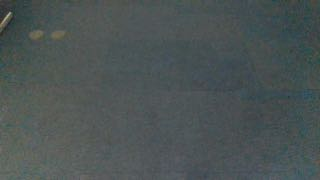
#> input picture calib_luz/2026-08-21/150235_001.jpg, 320 x 180 px; its folder holds 4 pictures in this run; the run also reads 2 pictures not shown here
$ python contrato_visual_estatico.py
#> lines starting #> are read from the running program, lines starting #| are printed output that depends on the picture
import os
"""v3: la pregunta correcta. No es "que estadistico varia entre tandas" (eso lo hace
cualquiera que siga el contenido de la escena), sino "que estadistico SEPARA el estado
iluminado del oscuro sin solaparse", que es lo unico que un umbral puede usar.

Las 8 tandas se parten en dos grupos por la bimodalidad de la media (80-88 frente a
115-118, hueco de 27). Ese es el mejor sustituto disponible del estado declarado, porque
el barrido L1-L5 no quedo etiquetado. Se declara como tal.
"""
import glob, os, statistics
import numpy as np
from PIL import Image

DIR = os.path.join(os.path.dirname(os.path.dirname(os.path.abspath(__file__))), "calib_luz", "2026-08-21")
def seg(n):
    t = os.path.basename(n).split("_")[0]
    return int(t[:2])*3600 + int(t[2:4])*60 + int(t[4:6])
def stats(path):
    a = np.asarray(Image.open(path).convert("L"), dtype=np.float64)
    m = a.mean(); p1, p99 = np.percentile(a, 1), np.percentile(a, 99)
    lap = 4*a[1:-1,1:-1] - a[:-2,1:-1] - a[2:,1:-1] - a[1:-1,:-2] - a[1:-1,2:]
    return {"media": m, "rms_norm": a.std()/max(1.,m), "michelson": (p99-p1)/max(1.,p99+p1),
            "grano": float(np.abs(lap).mean()), "sombra_p1": float(p1), "brillo_p99": float(p99)}
def bloques(fs, hueco=45):
#> called with hueco = 45
    fs = sorted(fs, key=seg)
    out, cur = [], [fs[0]]
    for f in fs[1:]:
        if seg(f) - seg(cur[-1]) <= hueco:
            cur.append(f)
        else:
            out.append(cur)
            cur = [f]          # lista NUEVA: cur.clear() mutaba la ya guardada
    out.append(cur)
    return out

fs = glob.glob(os.path.join(DIR, "*[0-9].jpg"))
bs = bloques(fs)
tandas = []
for b in bs:
    ss = [stats(f) for f in b]
#> in stats, `m = a.mean()`: m = 81.55
#> in stats, `p1, p99 = (np.percentile(a, 1), np.percentile(a, 99))`: p1 = 62; p99 = 101
#> in stats, `lap = 4*a[1:-1,1:-1] - a[:-2,1:-1] - a[2:,1:-1] - a[1:-1,:-2] - a[1:-1..`:
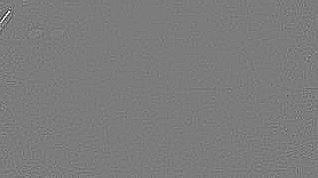
#> lap: shape (178, 318) float64; min -112, max 118, mean 0; drawn with min black and max white
#> call 2 of stats, with path = 'calib_luz/2026-08-21/150239_003.jpg'
#> in stats (call 2), `m = a.mean()`: m = 81.77
#> in stats (call 2), `p1, p99 = (np.percentile(a, 1), np.percentile(a, 99))`: p1 = 63; p99 = 102
#> in stats (call 2), `lap = 4*a[1:-1,1:-1] - a[:-2,1:-1] - a[2:,1:-1] - a[1:-1,:-2] - a[1:-1..`:
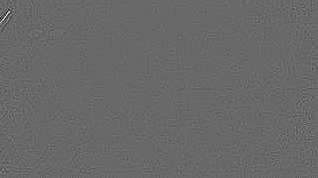
#> lap: shape (178, 318) float64; min -113, max 161, mean 0; drawn with min black and max white
#> ss = 3 items
    tandas.append((os.path.basename(b[0])[:6], ss, statistics.mean(s["media"] for s in ss)))

OSC = [t for t in tandas if t[2] < 100]
#> OSC = 1 item
LIT = [t for t in tandas if t[2] >= 100]
#> LIT = []
print("grupo OSCURO: %d tandas, %d fotos, media %.1f-%.1f"
      % (len(OSC), sum(len(t[1]) for t in OSC), min(t[2] for t in OSC), max(t[2] for t in OSC)))
#| grupo OSCURO: 1 tandas, 3 fotos, media 81.7-81.7
print("grupo ILUMIN: %d tandas, %d fotos, media %.1f-%.1f"
#> (the run stopped early here; a loop or call above may not have finished)
